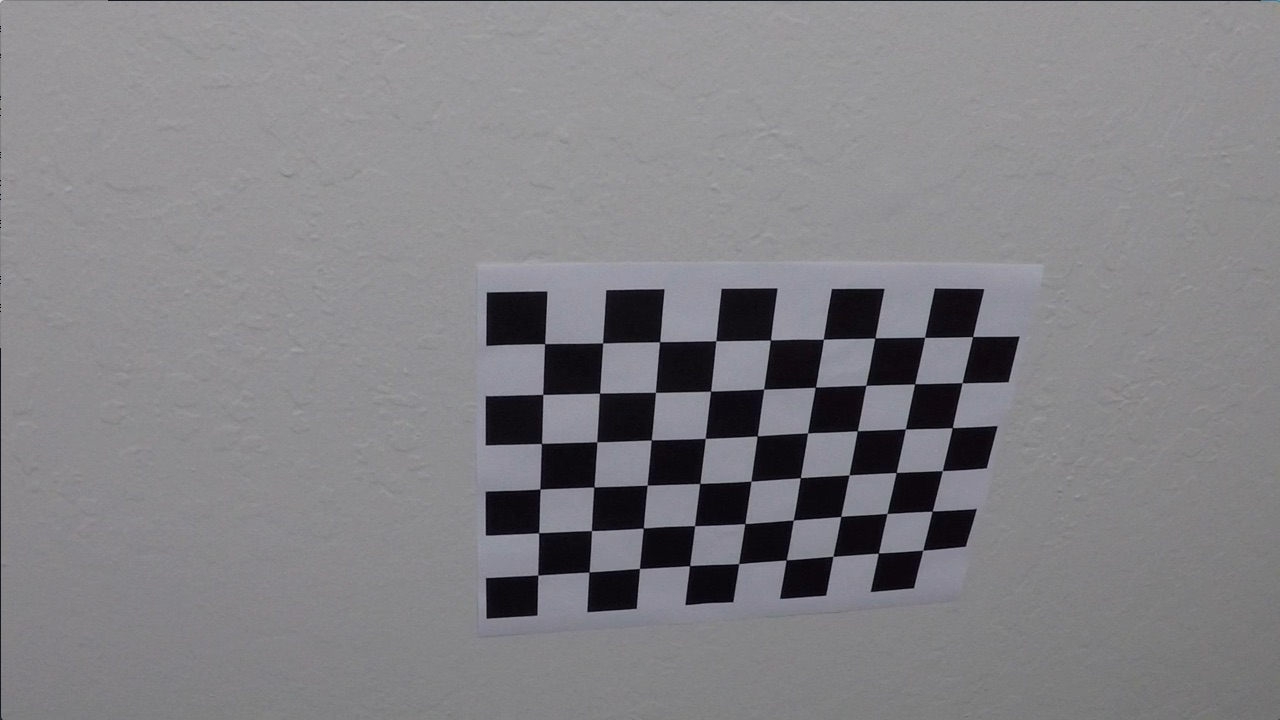
#> input picture camera_cal/calibration10.jpg, 1280 x 720 px; its folder holds only this picture in this run
$ jupyter execute --allow-errors P4.ipynb   (shell and % lines are left out)   (older library calls are emulated)
#> lines starting #> are read from the running program, lines starting #| are printed output that depends on the picture; after the words box and inside, x2 and y2 are one past the last pixel; in counts of white or black regions, pixels touching at a corner belong together
[cell 1]
import numpy as np
import cv2
import matplotlib.pyplot as plt
import os
import glob
import pickle
plt.rcParams['figure.figsize'] = (10, 6)

## Camera calibration

[cell 2]
# camera calibration

# termination criteria
criteria = (cv2.TERM_CRITERIA_EPS + cv2.TERM_CRITERIA_MAX_ITER, 30, 0.001)
objp = np.zeros((9*6,3), np.float32)
objp[:,:2] = np.mgrid[0:9,0:6].T.reshape(-1,2)

imgpoints = []
objpoints = []

images = glob.glob('./camera_cal/calibration*.jpg')
for fname in images:
    img = cv2.imread(fname)
#> img is the input picture: shape (720, 1280, 3); mean B, G, R 133.1, 129.4, 130.2
    gray = cv2.cvtColor(img,cv2.COLOR_BGR2GRAY)

    # Find the chess board corners
    ret, corners = cv2.findChessboardCorners(gray, (9,6),None)
#> ret = True; corners = 54 rows, first 8: [545.3, 343.1], [602.7, 342.8], [660.1, 341.3], [715.8, 340.7], [770.6, 340], [823.5, 339.2], [874.3, 338.5], [925.1, 337.4]

    # If found, add object points, image points (after refining them)
    if ret == True:
        objpoints.append(objp)

        corners2 = cv2.cornerSubPix(gray,corners,(11,11),(-1,-1),criteria)
#> corners2 = 54 rows, first 8: [544.6, 343.6], [602.6, 343], [659.6, 341.7], [715.8, 340.7], [770.4, 339.9], [823.4, 339.3], [874.9, 337.9], [924.6, 337.3]
        imgpoints.append(corners2)

        # Draw and display the corners
        img = cv2.drawChessboardCorners(img, (7,6), corners2,ret)
#> img: shape (720, 1280, 3); 1.52% of pixels changed, all inside (x1, y1, x2, y2) = (533, 331, 980, 540)

[cell 3]
img = cv2.imread('camera_cal/calibration1.jpg')
#> (the rest of this cell did not finish here and is left out)

#> (a cell that did not finish here is left out)

### Implement image undistortion in function

#### Function `imgUndistort(img, mtx, dist)`

[cell 5]
def imgUndistort(img, mtx, dist):
    return cv2.undistort(img, mtx, dist, None, mtx)

#### Test and plot

[cell 6]
test_img = cv2.imread('test_images/test4.jpg')
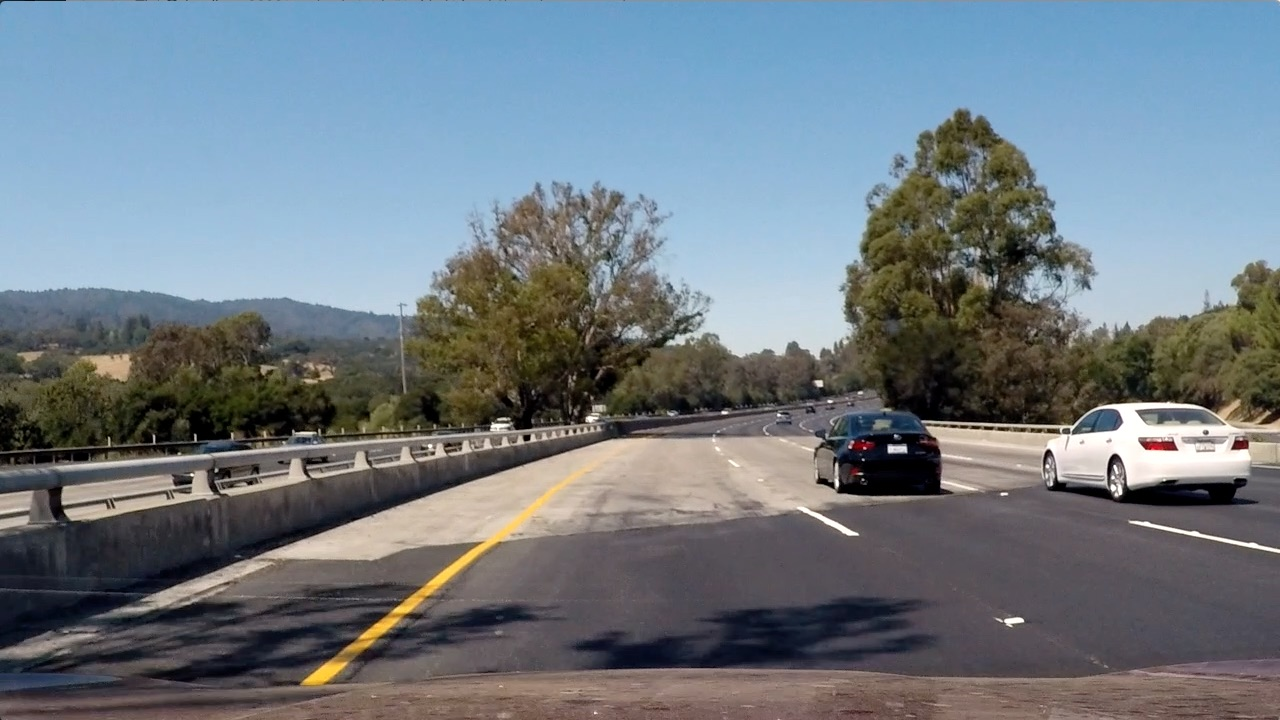
#> input picture test_images/test4.jpg, 1280 x 720 px
#> test_img is the input picture: shape (720, 1280, 3); mean B, G, R 130.9, 122.7, 112.2
test_img = cv2.cvtColor(test_img, cv2.COLOR_BGR2RGB)

#> (the rest of this cell did not finish here and is left out)

## Perspective transformation

[cell 7]
img = cv2.imread('test_images/straight_lines1.jpg')
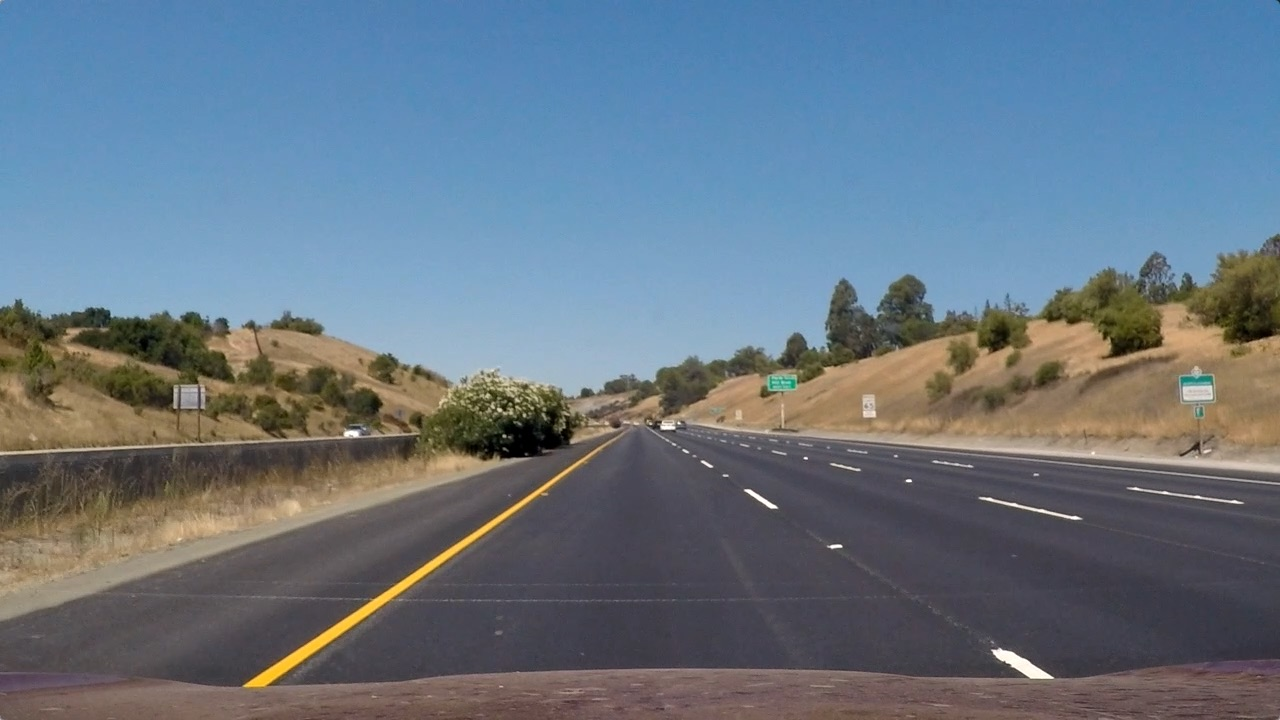
#> input picture test_images/straight_lines1.jpg, 1280 x 720 px
#> img is the input picture: shape (720, 1280, 3); mean B, G, R 131.2, 117.7, 103.2
img = cv2.cvtColor(img, cv2.COLOR_BGR2RGB)
plt.imshow(img)

### Undistorted test image

[cell 8]
dist_pickle = pickle.load( open( "calibration.p", "rb" ) )
#> (reads calibration.p from the repository)
mtx = dist_pickle["mtx"]
dist = dist_pickle["dist"]
dst = imgUndistort(img, mtx, dist)
pts = np.array([[689, 452],[1029, 670],[278, 670],[593, 452]], np.int32)
pts = pts.reshape((-1,1,2))
cv2.polylines(dst,[pts],True,(0,255,255))
#> dst: shape (720, 1280, 3); mean R, G, B 103.4, 118.5, 131.9
plt.plot(689, 452,'.')
plt.plot(1029, 670,'.')
plt.plot(278, 670,'.')
plt.plot(593, 452,'.')
plt.imshow(dst)

[cell 9]
h,w = dst.shape[:2]
src_p = np.float32(
    [
        [688, 452],
        [1029, 670],
        [278, 670],
        [593, 452]
    ]
)

dst_p = np.float32(
    [
        [w-380, 0],
        [w-380, h],
        [380, h],
        [380, 0]
    ]
)

M = cv2.getPerspectiveTransform(src_p, dst_p)
Minv = cv2.getPerspectiveTransform(dst_p, src_p)

warped = cv2.warpPerspective(dst, M, (w,h), flags=cv2.INTER_LINEAR)
plt.imshow(warped)

### Implement perspective transformation in function

#### Function `getPerspectiveTransMatrix()` and `perspectiveTrans(img, M)`

[cell 10]
def getPerspectiveTransMatrix():
    src_p = np.float32(
        [
            [688, 452],
            [1029, 670],
            [278, 670],
            [593, 452]
        ]
    )

    dst_p = np.float32(
        [
            [w-380, 0],
            [w-380, h],
            [380, h],
            [380, 0]
        ]
    )
    M = cv2.getPerspectiveTransform(src_p, dst_p)
    Minv = cv2.getPerspectiveTransform(dst_p, src_p)
    return M, Minv

def perspectiveTrans(img, M):
    h,w = img.shape[:2]
    return cv2.warpPerspective(img, M, (w,h), flags=cv2.INTER_LINEAR)

#### Test and plot

[cell 11]
#test_img_undist
M, Minv = getPerspectiveTransMatrix()
#> (the rest of this cell did not finish here and is left out)

## Color space and gradient thresholds
I'm going to try RGB, HSL and HSV to see which is better.

[cell 12]
img = cv2.imread('test_images/test5.jpg')
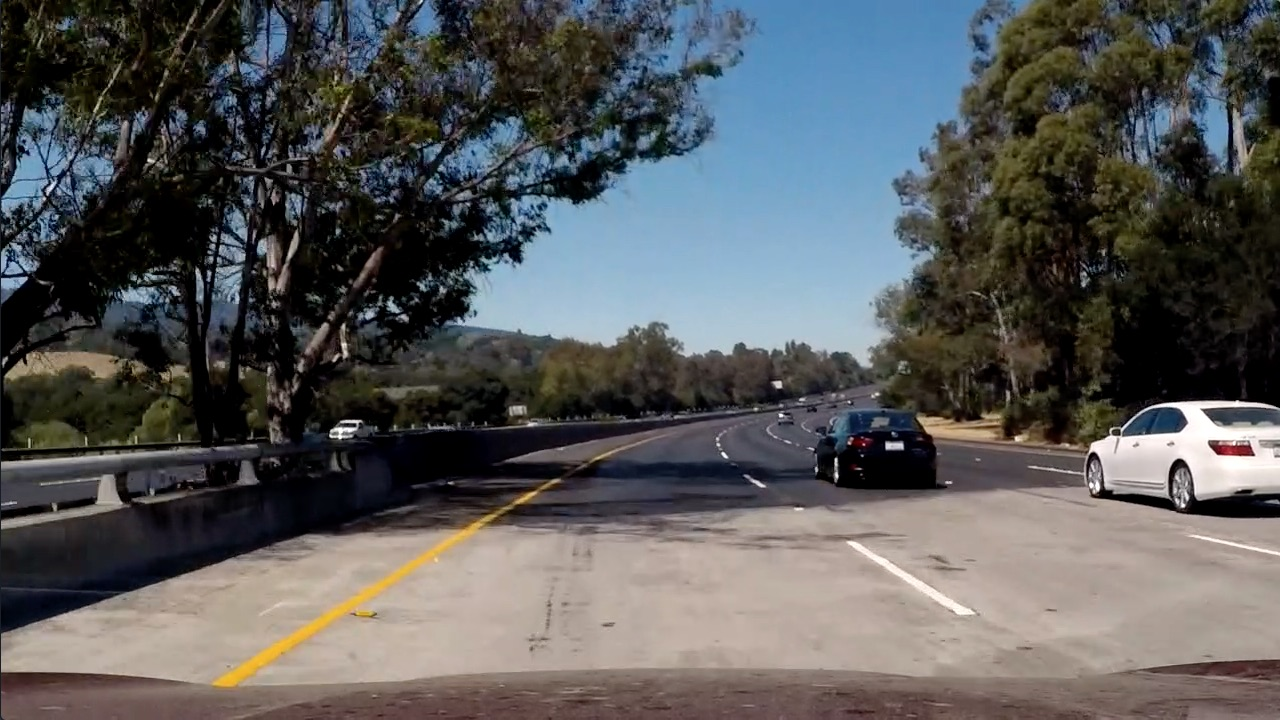
#> input picture test_images/test5.jpg, 1280 x 720 px
#> img is the input picture: shape (720, 1280, 3); mean B, G, R 89.8, 89.3, 88.5
img = cv2.cvtColor(img, cv2.COLOR_BGR2RGB)
mtx = dist_pickle["mtx"]
dist = dist_pickle["dist"]
img = imgUndistort(img, mtx, dist)
M,Minv = getPerspectiveTransMatrix()
img = perspectiveTrans(img, M)


RGB_img = img
HLS_img = cv2.cvtColor(RGB_img, cv2.COLOR_RGB2HLS)
#> HLS_img: shape (720, 1280, 3); mean of channels 0, 1, 2 89.7, 78.2, 53.5
HSV_img = cv2.cvtColor(RGB_img, cv2.COLOR_RGB2HSV)
#> HSV_img: shape (720, 1280, 3); mean H, S, V 89.8, 71.8, 86.3
a = HLS_img[:,:,0]

plt.figure()
plt.subplot(331)
plt.title('R')
plt.axis('off')
plt.imshow(RGB_img[:,:,0], cmap='gray')
plt.subplot(332)
plt.title('G')
plt.axis('off')
plt.imshow(RGB_img[:,:,1], cmap='gray')
plt.subplot(333)
plt.title('B')
plt.axis('off')
plt.imshow(RGB_img[:,:,2], cmap='gray')

plt.subplot(334)
plt.title('H')
plt.axis('off')
plt.imshow(HLS_img[:,:,0], cmap='gray')
plt.subplot(335)
plt.title('L')
plt.axis('off')
plt.imshow(HLS_img[:,:,1], cmap='gray')
plt.subplot(336)
plt.title('S')
plt.axis('off')
plt.imshow(HLS_img[:,:,2], cmap='gray')

plt.subplot(337)
plt.title('H')
plt.axis('off')
plt.imshow(HSV_img[:,:,0], cmap='gray')
plt.subplot(338)
plt.title('S')
plt.axis('off')
plt.imshow(HSV_img[:,:,1], cmap='gray')
plt.subplot(339)
plt.title('V')
plt.axis('off')
plt.imshow(HSV_img[:,:,2], cmap='gray')

plt.show()

### Thresholds

[cell 13]
def abs_sobel_thresh(img, orient='x', thresh_min=0, thresh_max=255):
        # Convert to grayscale
#> called with orient = 'x', thresh_min = 60, thresh_max = 255
        gray = cv2.cvtColor(img, cv2.COLOR_RGB2GRAY)
        # Apply x or y gradient with the OpenCV Sobel() function
        # and take the absolute value
        if orient == 'x':
            abs_sobel = np.absolute(cv2.Sobel(gray, cv2.CV_64F, 1, 0))
        if orient == 'y':
            abs_sobel = np.absolute(cv2.Sobel(gray, cv2.CV_64F, 0, 1))
        # Rescale back to 8 bit integer
        scaled_sobel = np.uint8(255*abs_sobel/np.max(abs_sobel))
        # Create a copy and apply the threshold
        binary_output = np.zeros_like(scaled_sobel)
        # Here I'm using inclusive (>=, <=) thresholds, but exclusive is ok too
        binary_output[(scaled_sobel >= thresh_min) & (scaled_sobel <= thresh_max)] = 1

        # Return the result
        return binary_output

def mag_thresh(img, sobel_kernel=3, thresh=(0, 255)):
    """
    Returns an array of the same size as the input image of ones where gradients
    were in the threshold range, and zeros everywhere else.
    :param img: input image in BGR format.
    :param sobel_kernel: size of the sobel kernel to apply (must be odd number >= 3).
    :param thresh: threshold (0 to 255) for determining which gradients to include when creating binary output.
    """
#> called with sobel_kernel = 25, thresh = (75, 255)
    # Convert image to grayscale
    gray = cv2.cvtColor(img, cv2.COLOR_RGB2GRAY)
    # Take the gradient in x and y separately
    sobelx = cv2.Sobel(gray, cv2.CV_64F, 1, 0, ksize=sobel_kernel)
    sobely = cv2.Sobel(gray, cv2.CV_64F, 0, 1, ksize=sobel_kernel)/4
    # Calculate the magnitude of the gradient
    gradmag = np.sqrt(sobelx**2 + sobely**2)
    # Scale to 8-bit (0-255) then convert to type = np.uint8
    scaled_gradmag = np.uint8(255*gradmag/np.max(gradmag))
    # Create a mask of 1's where the scaled gradient magnitude is within the given thresholds
    mag_binary = np.zeros_like(scaled_gradmag)
    mag_binary[(scaled_gradmag >= thresh[0]) & (scaled_gradmag <= thresh[1])] = 1
    # Return binary output image
    return mag_binary


def dir_thresh(img, sobel_kernel=3, thresh=(0, np.pi/2)):
    """
    Returns a binary image of the same size as the input image of ones where gradient directions
    were in the threshold range, and zeros everywhere else.
    :param img: input image in BGR format.
    :param sobel_kernel: size of the sobel kernel to apply (must be odd number >= 3).
    :param thresh: threshold (0 to pi/2) for determining which gradients to include when creating binary output.
    """
#> called with sobel_kernel = 15, thresh = (0.7, 1.3)
    # Convert image to grayscale
    gray = cv2.cvtColor(img, cv2.COLOR_RGB2GRAY)
    # Take the gradient in x and y separately
    sobelx = cv2.Sobel(gray, cv2.CV_64F, 1, 0, ksize=sobel_kernel)
    sobely = cv2.Sobel(gray, cv2.CV_64F, 0, 1, ksize=sobel_kernel)
    # Use np.arctan2(abs_sobely, abs_sobelx) to calculate direction of gradient
    absgraddir = np.arctan2(np.absolute(sobely), np.absolute(sobelx))
    # Create a mask of 1's where the gradient direction is within the given thresholds
    dir_binary = np.zeros_like(absgraddir)
    dir_binary[(absgraddir >= thresh[0]) & (absgraddir <= thresh[1])] = 1
    # Return binary output image
    return dir_binary


def color_thresh(img, r_thresh=(170, 255), s_thresh=(20, 100)):
    """
    Returns a binary image of the same size as the input image of ones where pixel values
    were in the threshold range, and zeros everywhere else.
    :param img: input image in BGR format.
    :param r_thresh: threshold (0 to 255) for determining which pixels from r_channel to include in binary output.
    :param s_thresh: threshold (0 to 255) for determining which pixels from s_channel to include in binary output.
    """
#> called with r_thresh = (60, 255), s_thresh = (80, 255)
    # Apply a threshold to the R channel
    r_channel = img[:,:,2]
    r_binary = np.zeros_like(img[:,:,0])
    # Create a mask of 1's where pixel value is within the given thresholds
    r_binary[(r_channel > r_thresh[0]) & (r_channel <= r_thresh[1])] = 1

    # Convert to HLS color space
    hls = cv2.cvtColor(img, cv2.COLOR_BGR2HLS)
#> hls: shape (720, 1280, 3); mean of channels 0, 1, 2 81.6, 78.2, 53.5
    # Apply a threshold to the S channel
    s_channel = hls[:,:,2]
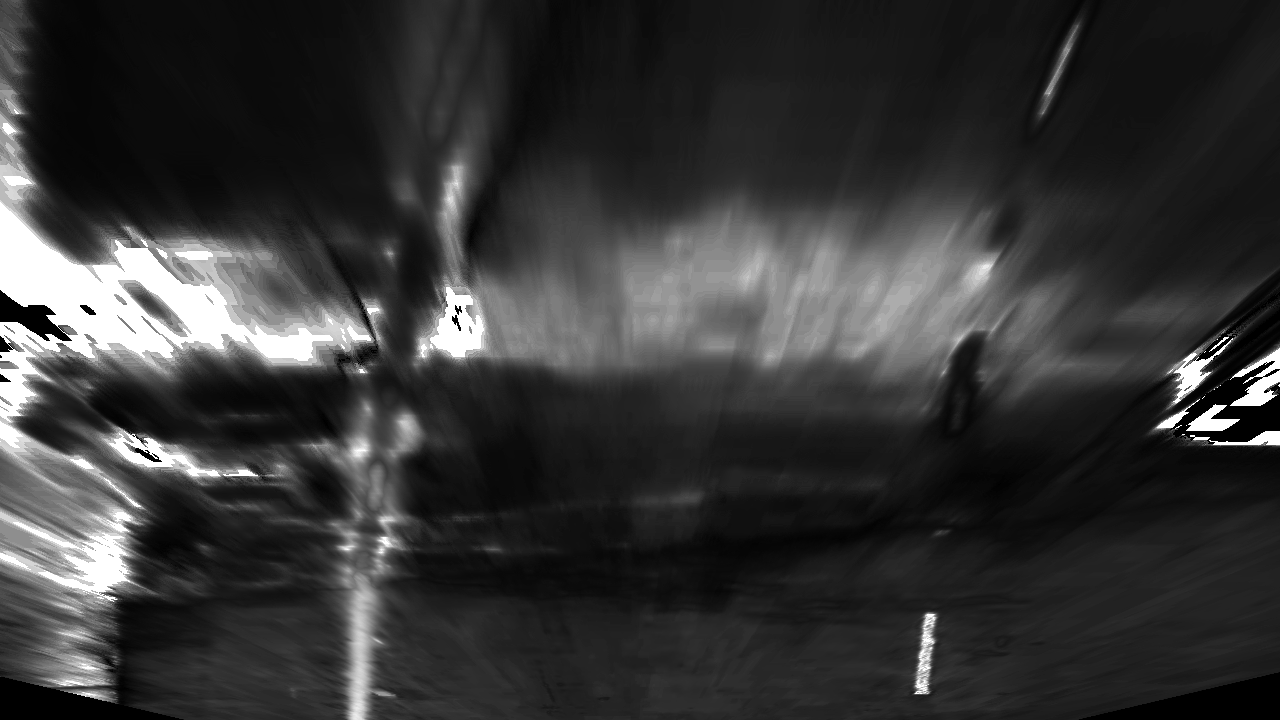
#> s_channel: shape (720, 1280); min 0, max 255, mean 53.5
    s_binary = np.zeros_like(s_channel)
    # Create a mask of 1's where pixel value is within the given thresholds
    s_binary[(s_channel > s_thresh[0]) & (s_channel <= s_thresh[1])] = 1

    # Combine two channels
    combined = np.zeros_like(img[:,:,0])
    combined[(s_binary == 1) & (r_binary == 1)] = 1
    #combined[(r_binary == 1)] = 1
    # Return binary output image
    return combined

[cell 14]
#import matplotlib.image as mpimg
#img = mpimg.imread('test_images/test4.jpg')
#thres_img = pipeline(HLS_img)

abs_binary = abs_sobel_thresh(RGB_img, orient='x', thresh_min=60, thresh_max=255)
mag_binary = mag_thresh(RGB_img, sobel_kernel=25, thresh=(75, 255))
dir_binary = dir_thresh(RGB_img, sobel_kernel=15, thresh=(0.7, 1.3))
grad_binary = np.zeros_like(RGB_img[:,:,0])
grad_binary[(((abs_binary == 1) | (mag_binary == 1)) & (dir_binary == 0))] = 1
color_binary = color_thresh(RGB_img, r_thresh=(60, 255), s_thresh=(80, 255))
#> color_binary: shape (720, 1280); values 0 (black) and 1 (white), 0.81% white; 11 white regions (7 under 20 px), largest, box (x1, y1, x2, y2) and area: (339, 534, 393, 720) 4812, (914, 612, 938, 695) 1146, (359, 458, 390, 515) 963, (1040, 25, 1078, 115) 499
combo_binary = np.zeros_like(RGB_img[:,:,0])
combo_binary[(grad_binary == 1) | (color_binary == 1)] = 255
#combo_binary[(grad_binary == 1)] = 255
#combo_binary[(color_binary == 1)] = 255

plt.rcParams['figure.figsize'] = (18,18)
plt.figure()
plt.subplot(421)
plt.title("RGB")
plt.imshow(RGB_img, cmap='gray')
plt.subplot(422)
plt.title("HLS")
plt.imshow(HLS_img, cmap='gray')
plt.subplot(423)
plt.title("abs")
plt.imshow(abs_binary, cmap='gray')
plt.subplot(424)
plt.title("mag")
plt.imshow(mag_binary, cmap='gray')
plt.subplot(425)
plt.title("dir")
plt.imshow(dir_binary, cmap='gray')
plt.subplot(426)
plt.title("grad")
plt.imshow(grad_binary, cmap='gray')
plt.subplot(427)
plt.title("color")
plt.imshow(color_binary, cmap='gray')
plt.subplot(428)
plt.title("combo")
plt.imshow(combo_binary, cmap='gray')
plt.show()
#> (the rest of the program and of its run is left out)
